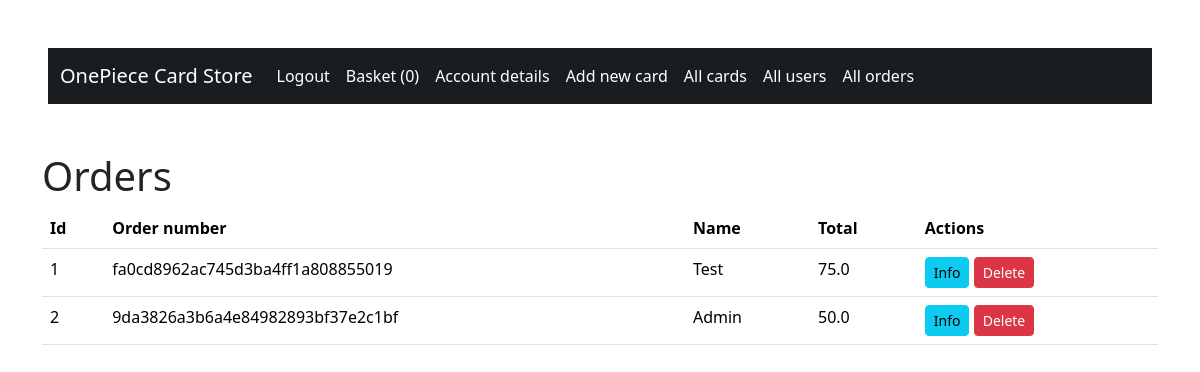
Page /all_orders (signed in) on the committed database.
### blueprints/databases.py (models this page shows)
class Order(db.Model):
    id = db.Column(db.Integer, primary_key=True)
    user_id = db.Column(db.Integer, db.ForeignKey("user.id"))
    name = db.Column(db.String(25))
    adress = db.Column(db.String(75))
    city = db.Column(db.String(20))
    zipcode = db.Column(db.Integer)
    country = db.Column(db.String(20))
    total_price = db.Column(db.Float)
    order_number = db.Column(db.String(32))

### blueprints/admin.py (the view)
@admin.route("/all_orders")
@login_required
@admin_required
def all_orders():
    orders = Order.query.all()
    return render_template("all_orders.html", orders=orders)

### app.py (called while the page is built)
@login_manager.user_loader
def load_user(id):
    return User.query.filter(User.id == id).first()

### templates/all_orders.html (shortened to what this page needs)
{% extends "base.html" %}
{% from "macros.html" import delete_modal, delete_script %}
{% block body %}
<div class="container">
    <div class="row">
        <h1>Orders</h1>
    </div>
    <table class="table">
        <thead>
            <tr>
                <th scope="col">Id</th>
                <th scope="col">Order number</th>
                <th scope="col">Name</th>
                <th scope="col">Total</th>
                <th scope="col">Actions</th>
            </tr>
        </thead>
        <tbody>
            {% for order in orders %}
            <tr>
                <td scope="row">{{ order.id }}</td>
                <td>{{ order.order_number }}</td>
                <td>{{ order.name }}</td>
                <td>{{ order.total_price }}</td>
                <td>
                    <a href="{{ url_for('admin.order_info', order_id=order.id) }}" class="btn btn-info btn-sm">Info</a>
                    <a type="button" class="btn btn-danger btn-sm delete-confirm" data-bs-toggle="modal"
                       data-bs-target="#confirmDeleteModal" data-desc="{{ 'Remove order {} from database?'.format(order.order_number) }}"
                       data-url="{{ url_for('delete_order', order_id=order.id) }}">
                        Delete
                    </a>
                </td>
            </tr>
            {% endfor %}
        </tbody>
    </table>
</div>
{% endblock %}

### rows in the picture
Order: id "1", order_number "fa0cd8962ac745d3ba4ff1a808855019", name "Test", total_price "75.0"
Order: id "2", order_number "9da3826a3b6a4e84982893bf37e2c1bf", name "Admin", total_price "50.0"

### other values in the picture
{{ session['basket']|length }} "0"
